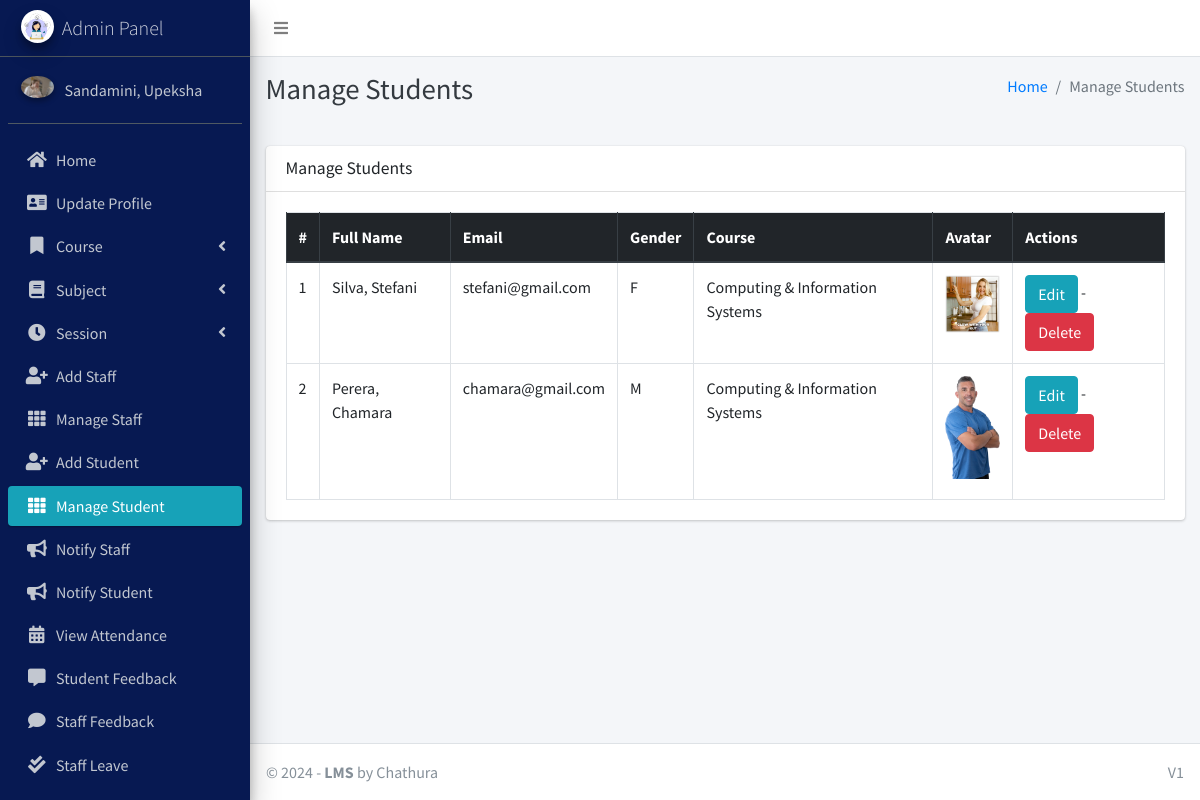
Page /student/manage/ (signed in) on the committed database.
### main_app/models.py (models this page shows, shortened)
class CustomUser(AbstractUser):
    USER_TYPE = ((1, "HOD"), (2, "Staff"), (3, "Student"))
    GENDER = [("M", "Male"), ("F", "Female")]
    username = None  # Removed username, using email instead
    email = models.EmailField(unique=True)
    user_type = models.CharField(default=1, choices=USER_TYPE, max_length=1)
    gender = models.CharField(max_length=1, choices=GENDER)
    profile_pic = models.ImageField()
    address = models.TextField()
    fcm_token = models.TextField(default="")  # For firebase notifications
    created_at = models.DateTimeField(auto_now_add=True)
    updated_at = models.DateTimeField(auto_now=True)
    USERNAME_FIELD = "email"
    REQUIRED_FIELDS = []
    objects = CustomUserManager()
    def __str__(self):
        return self.last_name + ", " + self.first_name

class Student(models.Model):
    admin = models.OneToOneField(CustomUser, on_delete=models.CASCADE)
    course = models.ForeignKey(Course, on_delete=models.DO_NOTHING, null=True, blank=False)
    session = models.ForeignKey(Session, on_delete=models.DO_NOTHING, null=True)

class Course(models.Model):
    name = models.CharField(max_length=120)
    created_at = models.DateTimeField(auto_now_add=True)
    updated_at = models.DateTimeField(auto_now=True)

### main_app/hod_views.py (the view)
# urls.py: path("student/manage/", hod_views.manage_student, name='manage_student'),
def manage_student(request):
    students = CustomUser.objects.filter(user_type=3)
    context = {
        'students': students,
        'page_title': 'Manage Students'
    }
    return render(request, "hod_template/manage_student.html", context)

### main_app/templates/hod_template/manage_student.html
{% extends 'main_app/base.html' %}
{% load static %}
{% block page_title %}{{page_title}}{% endblock page_title %}
{% block content %}
<section class="content">
    <div class="container-fluid">
        <div class="row">
            <div class="col-md-12">
                <div class="card">
                    <div class="card-header">
                        <h3 class="card-title">{{page_title}}</h3>
                    </div>
                    <div class="card-body">
                        <table id="example2" class="table table-bordered table-hover">
                            <thead class="thead-dark">
                                <tr>
                                    <th>#</th>
                                    <th>Full Name</th>
                                    <th>Email</th>
                                    <th>Gender</th>
                                    <th>Course</th>
                                    <th>Avatar</th>
                                    <th>Actions</th>
                                </tr>
                            </thead>
                            <tbody>
                                {% for student in students %}
                                <tr>
                                    <td>{{ forloop.counter }}</td>
                                    <td>{{student.last_name}}, {{student.first_name}}</td>
                                    <td>{{student.email}}</td>
                                    <td>{{student.gender}}</td>
                                    <td>{{student.student.course.name}}</td>
                                    <td>
                                        {% if student.profile_pic == ""  %}
                                        No Image
                                        {% else %}
                                        <img class="img img-fluid mb-2" height="56" width="56"
                                            src="{{student.profile_pic}}" alt="">
                                        {% endif %}
                                    </td>
                                    <td><a href="{% url 'edit_student' student.student.id %}" class="btn btn-info">Edit</a> -
                                        <a href="{% url 'delete_student' student.student.id %}" class="btn btn-danger" onclick="return confirm('Are you sure about this ?')">Delete</a>
                                    </td>
                                </tr>
                                {% endfor %}
                            </tbody>
                        </table>
                    </div>
                </div>
            </div>
        </div>
    </div>
</section>
{% endblock content %}

### main_app/templates/main_app/sidebar_template.html (shortened to what this page needs)
{% load static %}
<aside class="main-sidebar sidebar-dark-info elevation-4">
    {% if request.user.user_type == '1' %}
    <a href="{% url 'admin_home' %}" class="brand-link">
        <img src="{% static 'dist/img/cmsl.png' %} " alt="AdminLTE Logo"
            class="brand-image img-circle elevation-3" >
        <span class="brand-text font-weight-light">Admin Panel</span>
    </a>
    <div class="sidebar">
        <div class="user-panel mt-3 pb-3 mb-3 d-flex">
            <div class="image">
                <img src="{{ request.user.profile_pic}}" class="img-circle elevation-2" alt="User Image">
            </div>
            <div class="info">
                <a href="#" class="d-block">{{user}}</a>
            </div>
        </div>
        <nav class="mt-2">
            <ul class="nav nav-pills nav-sidebar flex-column" data-widget="treeview" role="menu" data-accordion="false">
                <li class="nav-item">
                    {% url 'admin_home' as admin_home %}
                    <a href="{{admin_home}}" class="nav-link {% if admin_home == request.path %} active {% endif %}">
                        <i class="nav-icon fas fa-home"></i>
                        <p>
                            Home
                        </p>
                    </a>
                </li>
                <li class="nav-item">
                    {% url 'admin_view_profile' as admin_view_profile %}
                    <a href="{{admin_view_profile}}"
                        class="nav-link {% if admin_view_profile == request.path %} active {% endif %}">
                        <i class="nav-icon fas fa-address-card"></i>
                        <p>
                            Update Profile
                        </p>
                    </a>
                </li>
                <li class="nav-item has-treeview">
                    <a href="#" class="nav-link">
                        <i class="nav-icon fas fa-bookmark"></i>
                        <p>
                            Course
                            <i class="fas fa-angle-left right"></i>
                        </p>
                    </a>
                </li>
                <li class="nav-item has-treeview">
                    <a href="#" class="nav-link">
                        <i class="nav-icon fas fa-book"></i>
                        <p>
                            Subject
                            <i class="fas fa-angle-left right"></i>
                        </p>
                    </a>
                </li>
                <li class="nav-item has-treeview">
                    <a href="#" class="nav-link">
                        <i class="nav-icon fas fa-clock"></i>
                        <p>
                            Session
                            <i class="fas fa-angle-left right"></i>
                        </p>
                    </a>
                </li>
                <li class="nav-item">
                    {% url 'add_staff' as add_staff %}
                    <a href="{{add_staff}}" class="nav-link {% if add_staff == request.path %} active {% endif %}">
                        <i class="nav-icon fas fa-user-plus"></i>
                        <p>
                            Add Staff
                        </p>
                    </a>
                </li>
                <li class="nav-item">
                    {% url 'manage_staff' as manage_staff %}
                    {% url 'edit_staff' staff_id as edit_staff %}
                    <a href="{{manage_staff}}"
                        class="nav-link {% if manage_staff == request.path or request.path == edit_staff %} active {% endif %}">
                        <i class="nav-icon fas fa-th"></i>
                        <p>
                            Manage Staff
                        </p>
                    </a>
                </li>
                <li class="nav-item">
                    {% url 'add_student' as add_student%}
                    <a href="{{add_student}}" class="nav-link  {% if add_student == request.path %} active {% endif %}">
                        <i class="nav-icon fas fa-user-plus"></i>
                        <p>
                            Add Student
                        </p>
                    </a>
                </li>
                <li class="nav-item">
                    {% url 'manage_student' as manage_student %}
                    {% url 'edit_student' student_id as edit_student %}
                    <a href="{{manage_student}}"
                        class="nav-link  {% if edit_student == request.path or manage_student == request.path %} active {% endif %}">
                        <i class="nav-icon fas fa-th"></i>
                        <p>
                            Manage Student
                        </p>
                    </a>
                </li>
                <li class="nav-item">
                    {% url 'admin_notify_staff' as admin_notify_staff %}
                    <a href="{{admin_notify_staff}}"
                        class="nav-link {% if admin_notify_staff == request.path %} active {% endif %}">
                        <i class="nav-icon fas fa-bullhorn"></i>
                        <p>
                            Notify Staff
                        </p>
                    </a>
                </li>
                <li class="nav-item">
                    {% url 'admin_notify_student' as admin_notify_student %}
                    <a href="{{admin_notify_student}}"
                        class="nav-link {% if admin_notify_student == request.path %} active {% endif %}">
                        <i class="nav-icon fas fa-bullhorn"></i>
                        <p>
                            Notify Student
                        </p>
                    </a>
                </li>
                <li class="nav-item">
                    {% url 'admin_view_attendance' as admin_view_attendance %}
                <li class="nav-item">
                    <a href="{{admin_view_attendance}}"
                        class="nav-link  {% if admin_view_attendance == request.path %} active {% endif %}">
                        <i class="nav-icon fas fa-calendar-alt"></i>
                        <p>
                            View Attendance
                        </p>
                    </a>
                </li>
                <li class="nav-item">
                    {% url 'student_feedback_message' as student_feedback_message %}
                    <a href="{{ student_feedback_message }}"
                        class="nav-link  {% if student_feedback_message == request.path %} active {% endif %}">
                        <i class="nav-icon fas fa-comment-alt"></i>
                        <p>
                            Student Feedback
                        </p>
                    </a>
                </li>
                <li class="nav-item">
                    {% url 'staff_feedback_message' as staff_feedback_message %}
                    <a href="{{staff_feedback_message}}"
                        class="nav-link   {% if staff_feedback_message == request.path %} active {% endif %}">
                        <i class="nav-icon fas fa-comment"></i>
                        <p>
                            Staff Feedback
                        </p>
                    </a>
                </li>
                <li class="nav-item">
                    {% url 'view_staff_leave' as view_staff_leave %}
                    <a href="{{view_staff_leave}}"
                        class="nav-link  {% if view_staff_leave == request.path %} active {% endif %}">
                        <i class="nav-icon fas fa-check-double"></i>
                        <p>
                            Staff Leave
                        </p>
                    </a>
                </li>
                <li class="nav-item">
                    {% url 'view_student_leave' as view_student_leave %}
                    <a href="{% url 'view_student_leave' %}"
                        class="nav-link  {% if view_student_leave == request.path %} active {% endif %}">
                    </a>
                </li>
                                        {% endif %}
                                    </ul>
                                </nav>
                            </div>
</aside>

### rows in the picture
CustomUser: user.profile_pic (picture), last_name+first_name "Sandamini, Upeksha"
CustomUser: last_name "Silva", first_name "Stefani", email "stefani@gmail.com", gender "F", student.course.name "Computing & Information Systems", profile_pic (picture)
CustomUser: last_name "Perera", first_name "Chamara", email "chamara@gmail.com", gender "M", student.course.name "Computing & Information Systems", shows a picture

### other values in the picture
{{ page_title }} "Manage Students"
